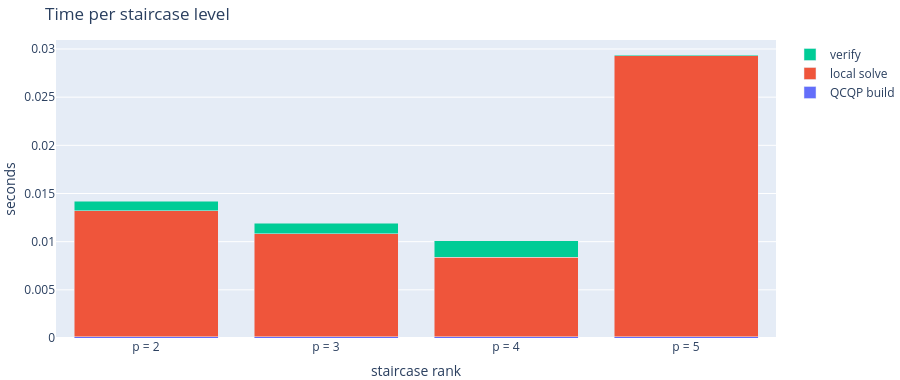

Notebook code for this chart:
### Markdown cell above
## Where the time goes

### Code cell
ranks = np.asarray(result.getRanksVisited()).astype(int)
phases = {
    "QCQP build": np.asarray(result.getQcqpBuildTimePerLevel()),
    "local solve": np.asarray(result.getNlpTimePerLevel()),
    "verify": np.asarray(result.getVerifyTimePerLevel()),
}

timing = go.Figure()
for name, seconds in phases.items():
    timing.add_trace(go.Bar(x=[f"p = {level}" for level in ranks], y=seconds, name=name))
timing.update_layout(
    barmode="stack", title="Time per staircase level",
    xaxis_title="staircase rank", yaxis_title="seconds",
    height=380, margin=dict(l=0, r=0, t=40, b=0))
timing.show()

for name, seconds in phases.items():
    print(f"{name:>12}: {seconds.sum():.5f} s")

### Figure 1 — Plotly figure (JSON) as saved in the notebook; plotly's stock layout.template omitted (floating-point values rounded to 4 significant figures)
{"data": [{"name": "QCQP build", "type": "bar", "x": ["p = 2", "p = 3", "p = 4", "p = 5"], "y": [0.0001327, 0.0001106, 0.0001108, 0.0001122]}, {"name": "local solve", "type": "bar", "x": ["p = 2", "p = 3", "p = 4", "p = 5"], "y": [0.01307, 0.01071, 0.008268, 0.02917]}, {"name": "verify", "type": "bar", "x": ["p = 2", "p = 3", "p = 4", "p = 5"], "y": [0.0009945, 0.001096, 0.001737, 0.0001051]}], "layout": {"barmode": "stack", "height": 380, "margin": {"b": 0, "l": 0, "r": 0, "t": 40}, "title": {"text": "Time per staircase level"}, "xaxis": {"title": {"text": "staircase rank"}}, "yaxis": {"title": {"text": "seconds"}}}}
